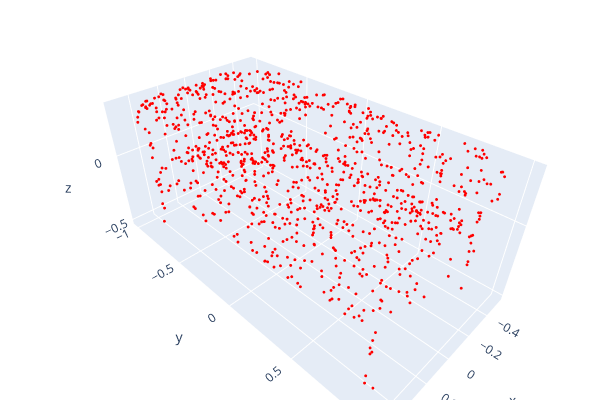

The code cell stored with this chart in its notebook:
### Code cell
points = next(iter(train_loader))[0].pos
PointsTo3DShape(points)

### Figure 1 — Plotly figure (JSON) as saved in the notebook; plotly's stock layout.template omitted (floating-point values rounded to 4 significant figures; data arrays with more than 128 entries replaced by an {"elided": "..."} marker saying what was removed)
{"data": [{"marker": {"color": {"elided": "1024x3 int values"}, "size": 1}, "mode": "markers", "type": "scatter3d", "x": {"elided": "1024 float values"}, "y": {"elided": "1024 float values"}, "z": {"elided": "1024 float values"}}], "layout": {"height": 400, "margin": {"b": 0, "l": 0, "r": 0, "t": 0}, "scene": {"camera": {"center": {"x": 0, "y": 0, "z": 0}, "up": {"x": 0, "y": 0, "z": 1}}}, "showlegend": false, "width": 600}}
